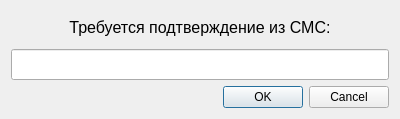
<?xml version="1.0" encoding="UTF-8"?>
<ui version="4.0">
 <class>SmsConfirmDialog</class>
 <widget class="QDialog" name="SmsConfirmDialog">
  <property name="windowModality">
   <enum>Qt::ApplicationModal</enum>
  </property>
  <property name="geometry">
   <rect>
    <x>0</x>
    <y>0</y>
    <width>400</width>
    <height>119</height>
   </rect>
  </property>
  <property name="sizePolicy">
   <sizepolicy hsizetype="Fixed" vsizetype="Fixed">
    <horstretch>0</horstretch>
    <verstretch>0</verstretch>
   </sizepolicy>
  </property>
  <property name="windowTitle">
   <string>Подтверждение СМС</string>
  </property>
  <property name="modal">
   <bool>true</bool>
  </property>
  <layout class="QGridLayout" name="gridLayout">
   <item row="1" column="0">
    <widget class="QLineEdit" name="lineEdit">
     <property name="font">
      <font>
       <pointsize>14</pointsize>
      </font>
     </property>
     <property name="maxLength">
      <number>4</number>
     </property>
     <property name="echoMode">
      <enum>QLineEdit::Password</enum>
     </property>
    </widget>
   </item>
   <item row="0" column="0">
    <widget class="QLabel" name="label">
     <property name="font">
      <font>
       <pointsize>12</pointsize>
      </font>
     </property>
     <property name="text">
      <string>Требуется подтверждение из СМС:</string>
     </property>
     <property name="alignment">
      <set>Qt::AlignCenter</set>
     </property>
    </widget>
   </item>
   <item row="2" column="0">
    <widget class="QDialogButtonBox" name="buttonBox">
     <property name="orientation">
      <enum>Qt::Horizontal</enum>
     </property>
     <property name="standardButtons">
      <set>QDialogButtonBox::Cancel|QDialogButtonBox::Ok</set>
     </property>
    </widget>
   </item>
  </layout>
 </widget>
 <resources/>
 <connections>
  <connection>
   <sender>buttonBox</sender>
   <signal>accepted()</signal>
   <receiver>SmsConfirmDialog</receiver>
   <slot>accept()</slot>
   <hints>
    <hint type="sourcelabel">
     <x>248</x>
     <y>254</y>
    </hint>
    <hint type="destinationlabel">
     <x>157</x>
     <y>274</y>
    </hint>
   </hints>
  </connection>
  <connection>
   <sender>buttonBox</sender>
   <signal>rejected()</signal>
   <receiver>SmsConfirmDialog</receiver>
   <slot>reject()</slot>
   <hints>
    <hint type="sourcelabel">
     <x>316</x>
     <y>260</y>
    </hint>
    <hint type="destinationlabel">
     <x>286</x>
     <y>274</y>
    </hint>
   </hints>
  </connection>
 </connections>
</ui>
